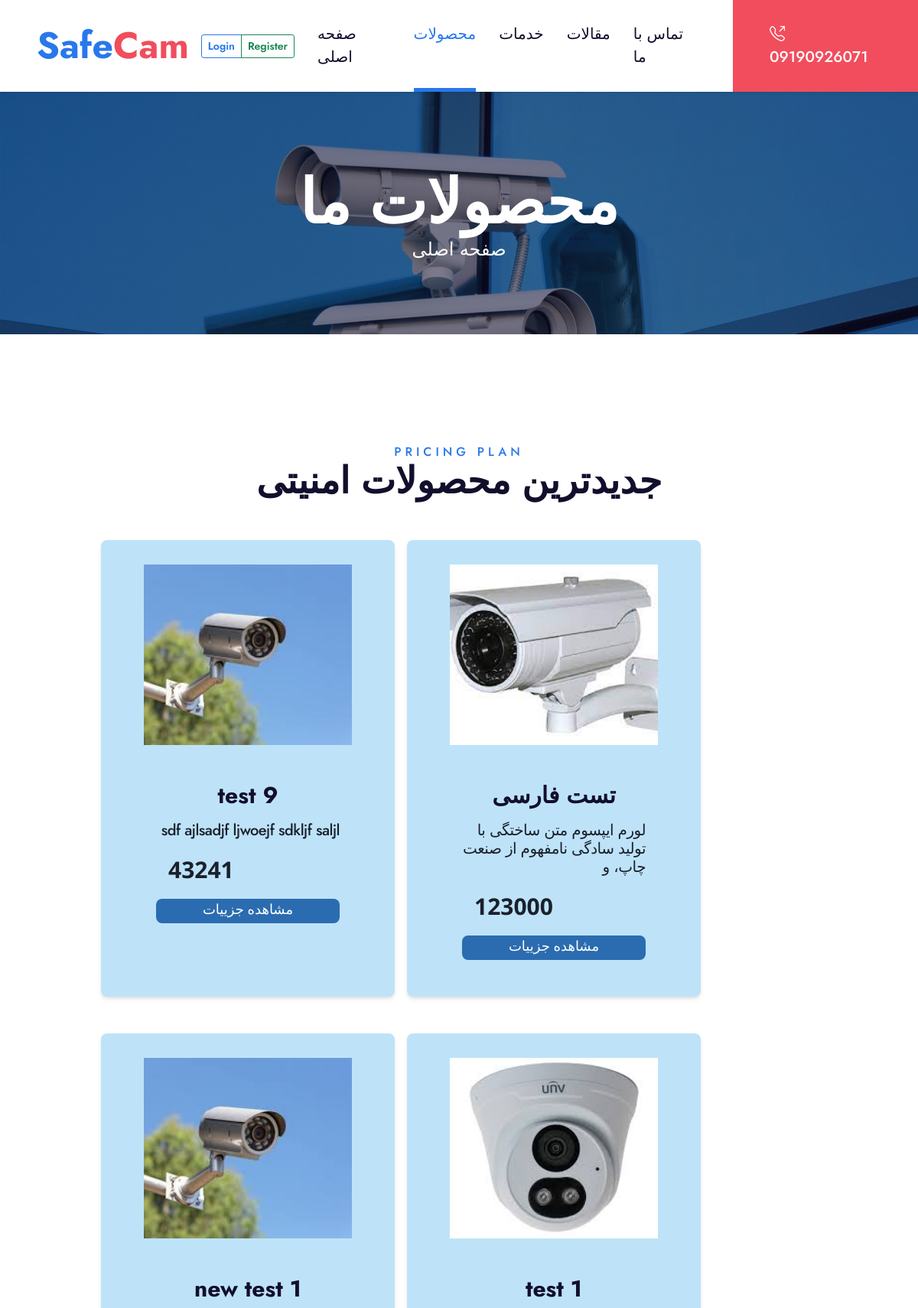
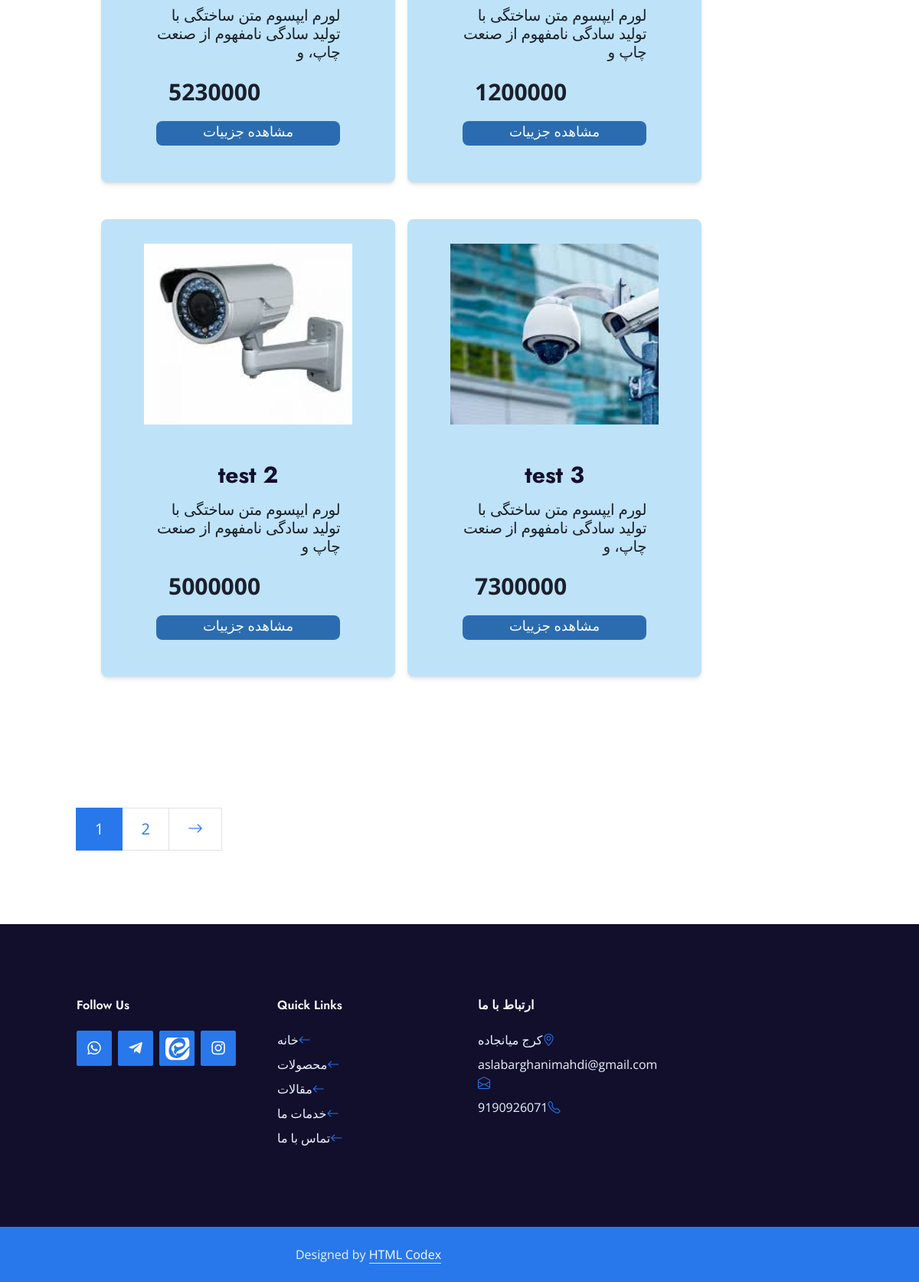
Screenshot of /products/ with the database file from the repository (2 pictures, top to bottom).
### home/models.py (models this page shows)
class Footer(models.Model):
    phone_number = models.IntegerField(max_length=11)
    email = models.EmailField(blank=True, null=True)
    address = models.CharField(max_length=700, null=True, blank=True, help_text='میتواند خالی هم باشد ')
    instagram_username= models.CharField(max_length=200, help_text='آدرس دقیق پیج اینستاگرام')
    whatsapp_number = models.IntegerField(help_text='شماره دقیق واتساپ همراه 98 بدون صفر و + ! ')
    telegram_id = models.CharField(max_length=200, help_text='دقیق تلگرام ID ')
    eitaa_id = models.CharField(max_length=200, help_text='ایتا ID ')
    class Meta:
        verbose_name_plural = 'Fotter'

### product_services/models.py (models this page shows, shortened)
class Product(models.Model):
    types = (
        ('camera', 'camera'),
        ('alarm', 'alarm'),
        ('gps', 'gps'),
    )
    title = models.CharField(max_length=100, unique=True)
    type = models.CharField(max_length=20, choices=types, null=True)
    category = models.ManyToManyField(Category, related_name='products')
    preview = models.CharField(max_length=60, help_text='پیش نماش اطلاعات در کارت محصول')
    info = models.TextField(help_text='اطلاعات و توضیحات محصول')
    image = models.ImageField(upload_to='image/product')
    price = models.DecimalField(max_digits=9, decimal_places=0)
    add_time = models.DateField(auto_now_add=True)
    in_stock = models.BooleanField(default=True, help_text="در صورتی که محصول موجود نیست تیک برداشته شود")
    sells = models.IntegerField()
    class Meta:
        ordering = ('-add_time',)
    def get_absolute_url(self):
        return reverse("products:detail", kwargs={'id': self.id})

### product_services/views.py (the view)
# urls.py: path('', views.ProductListView.as_view(), name="products_list"),
class ProductListView(ListView):
    model = models.Product
    context_object_name = 'products'
    paginate_by = 6

### context_processors/context_processors.py (called while the page is built)
def recent_products_c(request):
    recent_products = models.Product.objects.order_by('-add_time')[:3]
    return {"recent_products_c": recent_products}

def all_categories_c(request):
    all_categories = models.Category.objects.all()
    return {"all_categories_c": all_categories}

def recent_articles_c(request):
    recent_articles = art_models.Article.objects.order_by('-add_time')[:3]
    return {"recent_articles_c": recent_articles}

def footer(request):
    footer = Footer.objects.all()[:1]
    return {'footer':footer}

### product_services/templates/product_services/product_list.html (shortened to what this page needs)
{% extends 'base.html' %}
{% load static %}
{% block additional_links %}
    <link href="https://unpkg.com/tailwindcss@^1.0/dist/tailwind.min.css" rel="stylesheet">
{% endblock %}
{% block content %}
    <div class="container-fluid bg-primary p-5 hero-header mb-5">
        <div class="row py-5">
            <div class="col-12 text-center">
                <h1 class="display-1 text-white animated zoomIn">محصولات ما</h1>
                <a href="{% url 'home_app:home' %}" class="h4 text-white">صفحه اصلی</a>
            </div>
        </div>
    </div>
    <div class="container py-5 wow fadeInUp " data-wow-delay="0.1s">
        <div class="row g-5">
            <div class="container-fluid py-5 wow fadeInUp " data-wow-delay="0.1s" style="margin-bottom: 75px;">
                <div class="container">
                    <div class="text-center mx-auto mb-5" style="max-width: 600px;">
                        <h5 class="text-primary text-uppercase" style="letter-spacing: 5px;">Pricing Plan</h5>
                        <h1 class="display-5 mb-0">جدیدترین محصولات امنیتی</h1>
                    </div>
                    <div class=" row g-5 ">
                        {% for product in products %}
                            <div class="mx-2 max-w-sm bg-blue-200 rounded-lg shadow-md ">
                                <a href="{{ product.get_absolute_url }}">
                                    <img class="p-8 rounded-t-lg product-image "
                                         src="{{ product.image.url }}"
                                         alt="{{ product.titel }}"/>
                                </a>
                                <div class="px-5 pb-5">
                                    <a href="{{ product.get_absolute_url }}">
                                        <h2 class="text-center text-3xl p-3">{{ product.title }}</h2>
                                    </a>
                                    <h5 class="text-right text-xl font-semibold tracking-tight text-gray-900 dark:text-white">
                                        {{ product.preview }}</h5>
                                    <div class="flex flex-col justify-between">
                                        <span class="p-3 text-3xl font-bold text-gray-900 dark:text-white">{{ product.price }}</span>
                                        <a href="{{ product.get_absolute_url }}"
                                           class="  h-8 text-white bg-blue-700 hover:bg-blue-800 focus:ring-4 focus:outline-none focus:ring-blue-300 font-medium rounded-lg text-lg px-5 py-2.5 text-center dark:bg-blue-600 dark:hover:bg-blue-700 dark:focus:ring-blue-800">مشاهده
                                            جزییات
                                        </a>
                                    </div>
                                </div>
                            </div>
                        {% endfor %}
                    </div>
                </div>
            </div>
            {% if page_obj.has_other_pages %}
                <div class="col-12 wow slideInUp" data-wow-delay="0.1s">
                    <nav aria-label="Page navigation">
                        <ul class="pagination pagination-lg m-0">
                            {% for i in page_obj.paginator.page_range %}
                                {% if page_obj.number == i %}
                                    <li class="page-item active"><a class="page-link"
                                                                    href="?page=
                                                                            {{ i }}{% if request.GET.search %}&search={{ request.GET.search }}{% endif %}">{{ i }}</a>
                                    </li>
                                {% else %}
                                    <li class="page-item "><a class="page-link"
                                                              href="?page=
                                                                      {{ i }}{% if request.GET.search %}&search={{ request.GET.search }}{% endif %}">{{ i }}</a>
                                    </li>
                                {% endif %}
                            {% endfor %}
                            {% if page_obj.has_next %}
                                <li class="page-item">
                                    <a class="page-link rounded-0" href="?page=
                                            {{ page_obj.next_page_number }}{% if request.GET.search %}&search={{ request.GET.search }}{% endif %}"
                                       aria-label="Next">
                                        <span aria-hidden="true"><i class="bi bi-arrow-right"></i></span></a>
                                </li>
                            {% endif %}
                        </ul>
                    </nav>
                </div>
            {% endif %}
        </div>
    </div>
{% endblock %}

### templates/base.html (shortened to what this page needs)
{% load static %}
<!DOCTYPE html>
<html lang="en">
<head>
    <link href="https://cdnjs.cloudflare.com/ajax/libs/font-awesome/5.10.0/css/all.min.css" rel="stylesheet">
    <link href="https://cdn.jsdelivr.net/npm/bootstrap-icons@1.4.1/font/bootstrap-icons.css" rel="stylesheet">
    <link href="{% static 'lib/flaticon/font/flaticon.css' %}" rel="stylesheet">
    <link href="{% static 'lib/owlcarousel/assets/owl.carousel.min.css' %}" rel="stylesheet">
    <link href="{% static 'lib/animate/animate.min.css' %}" rel="stylesheet">
    <link href="https://unpkg.com/tailwindcss@^1.0/dist/tailwind.min.css" rel="stylesheet">
    <link href="{% static 'css/bootstrap.min.css' %}" rel="stylesheet">
    <link href="{% static 'css/style.css' %}" rel="stylesheet">
    {% block additional_links %}
    {% endblock %}
</head>
<body>
<nav class="navbar navbar-expand-lg bg-white navbar-light shadow-sm py-3 py-lg-0 px-3 px-lg-0">
    <a href="{% url 'home_app:home' %}" class="navbar-brand ms-lg-5">
        <h1 class="display-5 m-0 text-primary">Safe<span class="text-secondary">Cam</span></h1>
    </a>
    {% if request.user.is_authenticated %}
        <div class="card border-0 bg-transparent">
            <div class="row g-2 align-items-center">
                <div class="col-auto">
                    <img src="{% static 'img/user.png' %}" alt="Profile Picture" class="rounded-circle"
                         style="width: 3rem;">
                </div>
                <div class="col">
                    <h5 class="m-0">{{ request.user.username }}</h5>
                    <a  class="btn btn-danger btn-sm  rounded-xl  " href="{% url "account:logout" %}">Logout</a>
                </div>
            </div>
        </div>
    {% else %}
        <div class="btn-group">
            <a href="{% url 'account:login' %}" class="btn btn-outline-primary btn-sm">Login</a>
            <a href="{% url 'account:register' %}" class="btn btn-outline-success btn-sm">Register</a>
        </div>
    {% endif %}
    <div class="collapse navbar-collapse" id="navbarCollapse">
        <div class="navbar-nav ms-auto py-0">
            <a href="{% url 'home_app:home' %}"
               class="nav-item nav-link {% if request.resolver_match.url_name == 'home' %}active{% endif %}">صفحه
                اصلی</a>
            <a href="{% url 'products:products_list' %}"
               class="nav-item nav-link  {% if request.resolver_match.url_name == 'products_list' %}active{% endif %}">محصولات</a>
            <a href="{% url 'products:service' %}"
               class="nav-item nav-link  {% if request.resolver_match.url_name == 'service' %}active{% endif %}">خدمات</a>
            <a href="{% url 'article:articles_list' %}"
               class="nav-item nav-link  {% if request.resolver_match.url_name == 'articles_list' %}active{% endif %}">مقالات</a>
            <a href="{% url 'contactUs:contact' %}"
               class="nav-item nav-link {% if request.resolver_match.url_name == 'contact' %}active{% endif %}">تماس با
                ما</a>
            {% for i in footer %}
                <a href="tel:+98{{ i.phone_number }}"
                   class="nav-item nav-link nav-contact bg-secondary text-white px-5 ms-lg-5"><i
                        class="bi bi-telephone-outbound me-2"></i>0{{ i.phone_number }}</a>
                </div>
                </div>
                </nav>
                {% block content %}
                {% endblock %}
                <div class="container-fluid bg-dark text-light mt-5 py-5 wow fadeInUp" data-wow-delay="0.1s">
                <div class="container pt-5">
                <div class="row g-5">
                <div class="col-lg-3 col-md-6">
                    <h3 class="text-white mb-4">Follow Us</h3>
                    <div class="d-flex">
                        <a class="btn btn-lg btn-primary btn-lg-square rounded me-2"
                           href="https://wa.me/{{ i.whatsapp_number }}"><i
                                class="fab fa-whatsapp fw-normal"></i></a>
                        <a class="btn btn-lg btn-primary btn-lg-square rounded me-2"
                           href="https://t.me/{{ i.telegram_id }}"><i
                                class="fab fa-telegram-plane fw-normal"></i></a>
                        <a class="btn btn-lg btn-primary btn-lg-square rounded me-2"
                           href="https://eitaa.com/{{ i.eitaa_id }}">
                        </a>
                        <a class="btn btn-lg btn-primary btn-lg-square rounded"
                           href="https://instagram.com/{{ i.instagram_username }}"><i
                                class="fab fa-instagram fw-normal"></i></a>
                    </div>
                </div>
                <div class="col-lg-3 col-md-6">
                    <h3 class="text-white mb-4">Quick Links</h3>
                    <div class="d-flex flex-column justify-content-start">
                        <a class="text-light mb-2" href="{% url 'home_app:home' %}">خانه<i
                                class="bi bi-arrow-left text-primary me-2"></i></a>
                        <a class="text-light mb-2" href="{% url 'products:products_list' %}">محصولات<i
                                class="bi bi-arrow-left text-primary me-2"></i></a>
                        <a class="text-light mb-2" href="{% url 'article:articles_list' %}">مقالات<i
                                class="bi bi-arrow-left text-primary me-2"></i></a>
                        <a class="text-light mb-2" href="{% url 'products:service' %}">خدمات ما<i
                                class="bi bi-arrow-left text-primary me-2"></i></a>
                        <a class="text-light mb-2" href="">تماس با ما<i
                                class="bi bi-arrow-left text-primary me-2"></i></a>
                    </div>
                </div>
                <div class="col-lg-3 col-md-6">
                    <h3 class="text-white mb-4">ارتباط با ما</h3>
                    {% if i.address %}
                        <p class="mb-2">{{ i.address }}<i class="bi bi-geo-alt text-primary me-2"></i>
                        </p>{% endif %}
                    <p class="mb-2">{{ i.email }}<i class="bi bi-envelope-open text-primary me-2"></i></p>
                    <p class="mb-0">{{ i.phone_number }}<i class="bi bi-telephone text-primary me-2"></i></p>
                </div>
            {% endfor %}
            </div>
            </div>
            </div>
<div class="container-fluid bg-primary text-light py-4">
    <div class="container">
        <div class="row g-5">
            <div class="col-md-6 text-center text-md-end">
                <p class="mb-0">Designed by <a class="text-white border-bottom" href="https://htmlcodex.com">HTML
                    Codex</a></p>
            </div>
        </div>
    </div>
</div>
</body>
</html>

### assets/css/style.css (style rules this page uses)
:root { --primary: #2878EB; --secondary: #F14D5D; --light: #ECF4FF; --dark: #120F2D; }
h1, h2, .font-weight-bold { font-weight: 700 !important; }
h3, h4, .font-weight-semi-bold { font-weight: 600 !important; }
h5, h6, .font-weight-medium { font-weight: 500 !important; }
.btn { font-family: 'Jost', sans-serif; font-weight: 600; transition: .5s; }
.btn-primary, .btn-secondary, .btn-primary:hover, .btn-secondary:hover { color: #FFFFFF; }
.btn-lg-square { width: 46px; height: 46px; }
.btn-square, .btn-sm-square, .btn-lg-square { padding-left: 0; padding-right: 0; text-align: center; }
.navbar-light .navbar-nav .nav-link { font-family: 'Jost', sans-serif; position: relative; margin-left: 30px; padding: 30px 0; font-size: 20px; font-weight: 500; color: var(--dark); outline: none; transition: .5s; }
.navbar-light .navbar-nav .nav-link:hover, .navbar-light .navbar-nav .nav-link.active { color: var(--primary); }
@media (min-width: 992px) { .navbar-light .navbar-nav .nav-link::before { position: absolute; content: ""; width: 0; height: 5px; bottom: 0; left: 50%; background: var(--primary); transition: .5s; } }
@media (min-width: 992px) { .navbar-light .navbar-nav .nav-link:hover::before, .navbar-light .navbar-nav .nav-link.active::before { width: 100%; left: 0; } }
@media (min-width: 992px) { .navbar-light .navbar-nav .nav-link.nav-contact::before { display: none; } }
.hero-header { background: linear-gradient(rgba(18, 15, 45, .5), rgba(18, 15, 45, .5)), url(../img/carousel-1.jpg) top right no-repeat; background-size: cover; }

### product_services/templates/product_services/product_list.html (style rules this page uses)
.product-image { width: 100%; height: 300px; object-fit: cover; }

### rows the page displays
Footer: phone_number "9190926071", page_range "1", page_range "2", address "کرج میانجاده", email "aslabarghanimahdi@gmail.com"
Product: image (picture), title "test 9", preview "sdf ajlsadjf ljwoejf sdkljf saljl", price "43241"
Product: image (picture), title "تست فارسی", preview "لورم ایپسوم متن ساختگی با تولید سادگی نامفهوم از صنعت چاپ، و", price "123000"
Product: image (picture), title "new test 1", preview "لورم ایپسوم متن ساختگی با تولید سادگی نامفهوم از صنعت چاپ، و", price "5230000"
Product: image (picture), title "test 1", preview "لورم ایپسوم متن ساختگی با تولید سادگی نامفهوم از صنعت چاپ و", price "1200000"
Product: image (picture), title "test 2", preview "لورم ایپسوم متن ساختگی با تولید سادگی نامفهوم از صنعت چاپ و", price "5000000"
Product: image (picture), title "test 3", preview "لورم ایپسوم متن ساختگی با تولید سادگی نامفهوم از صنعت چاپ، و", price "7300000"
